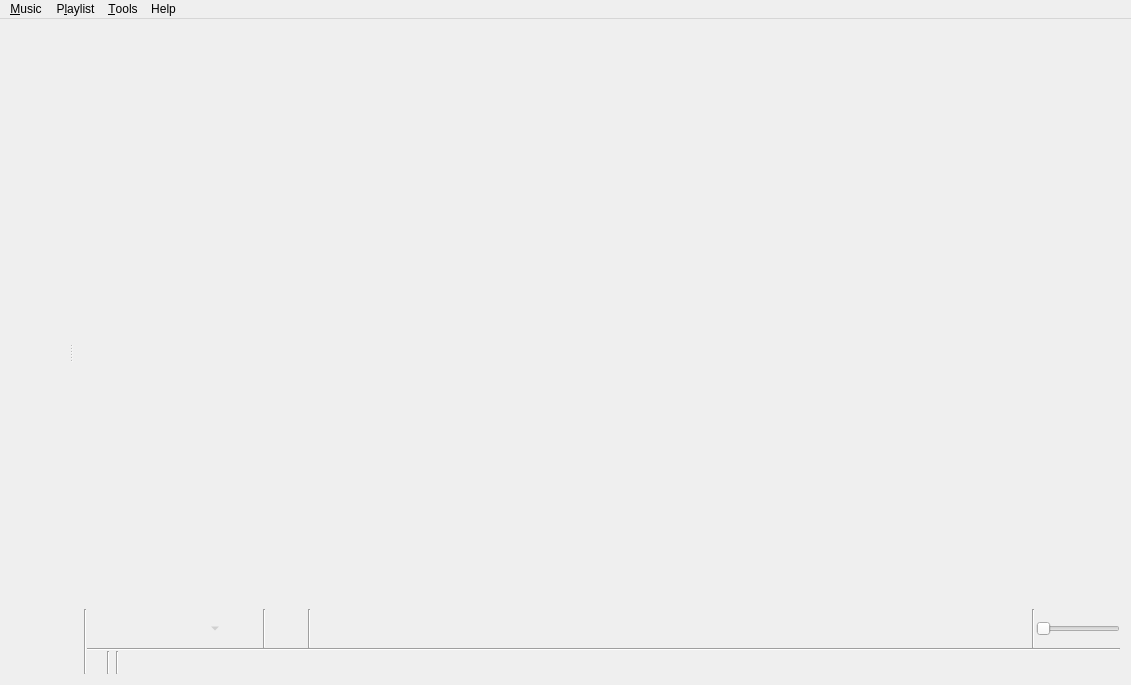
<?xml version="1.0" encoding="UTF-8"?>
<ui version="4.0">
 <class>MainWindow</class>
 <widget class="QMainWindow" name="MainWindow">
  <property name="geometry">
   <rect>
    <x>0</x>
    <y>0</y>
    <width>1131</width>
    <height>685</height>
   </rect>
  </property>
  <property name="windowTitle">
   <string>Strawberry Music Player</string>
  </property>
  <widget class="QWidget" name="centralWidget">
   <layout class="QVBoxLayout" name="layout_centralWidget">
    <property name="spacing">
     <number>0</number>
    </property>
    <property name="leftMargin">
     <number>0</number>
    </property>
    <property name="topMargin">
     <number>0</number>
    </property>
    <property name="rightMargin">
     <number>0</number>
    </property>
    <property name="bottomMargin">
     <number>0</number>
    </property>
    <item>
     <widget class="QSplitter" name="splitter">
      <property name="orientation">
       <enum>Qt::Horizontal</enum>
      </property>
      <widget class="QWidget" name="sidebar_layout">
       <layout class="QVBoxLayout" name="layout_left">
        <property name="spacing">
         <number>0</number>
        </property>
        <item>
         <widget class="FancyTabWidget" name="tabs" native="true"/>
        </item>
        <item>
         <widget class="PlayingWidget" name="widget_playing" native="true"/>
        </item>
       </layout>
      </widget>
      <widget class="QWidget" name="playlist_layout">
       <layout class="QVBoxLayout" name="layout_right">
        <property name="spacing">
         <number>0</number>
        </property>
        <item>
         <widget class="PlaylistContainer" name="playlist" native="true">
          <property name="sizePolicy">
           <sizepolicy hsizetype="Preferred" vsizetype="Expanding">
            <horstretch>0</horstretch>
            <verstretch>0</verstretch>
           </sizepolicy>
          </property>
          <addaction name="action_edit_track"/>
          <addaction name="action_edit_value"/>
         </widget>
        </item>
        <item>
         <layout class="QHBoxLayout" name="layout_bottom">
          <property name="spacing">
           <number>0</number>
          </property>
          <item>
           <widget class="Line" name="line_6">
            <property name="orientation">
             <enum>Qt::Vertical</enum>
            </property>
           </widget>
          </item>
          <item>
           <widget class="QWidget" name="player_controls_container" native="true">
            <layout class="QVBoxLayout" name="layout_player_controls_container">
             <property name="spacing">
              <number>0</number>
             </property>
             <property name="leftMargin">
              <number>0</number>
             </property>
             <property name="topMargin">
              <number>0</number>
             </property>
             <property name="rightMargin">
              <number>0</number>
             </property>
             <property name="bottomMargin">
              <number>0</number>
             </property>
             <item>
              <widget class="QFrame" name="player_controls">
               <property name="frameShape">
                <enum>QFrame::NoFrame</enum>
               </property>
               <layout class="QHBoxLayout" name="layout_player_controls">
                <property name="spacing">
                 <number>1</number>
                </property>
                <property name="leftMargin">
                 <number>0</number>
                </property>
                <property name="topMargin">
                 <number>0</number>
                </property>
                <property name="rightMargin">
                 <number>0</number>
                </property>
                <property name="bottomMargin">
                 <number>0</number>
                </property>
                <item>
                 <widget class="QToolButton" name="back_button">
                  <property name="accessibleName">
                   <string>MenuPopupToolButton</string>
                  </property>
                  <property name="iconSize">
                   <size>
                    <width>32</width>
                    <height>32</height>
                   </size>
                  </property>
                  <property name="autoRaise">
                   <bool>true</bool>
                  </property>
                 </widget>
                </item>
                <item>
                 <widget class="QToolButton" name="pause_play_button">
                  <property name="accessibleName">
                   <string>MenuPopupToolButton</string>
                  </property>
                  <property name="iconSize">
                   <size>
                    <width>32</width>
                    <height>32</height>
                   </size>
                  </property>
                  <property name="autoRaise">
                   <bool>true</bool>
                  </property>
                 </widget>
                </item>
                <item>
                 <widget class="QToolButton" name="stop_button">
                  <property name="enabled">
                   <bool>false</bool>
                  </property>
                  <property name="accessibleName">
                   <string>MenuPopupToolButton</string>
                  </property>
                  <property name="iconSize">
                   <size>
                    <width>32</width>
                    <height>32</height>
                   </size>
                  </property>
                  <property name="popupMode">
                   <enum>QToolButton::MenuButtonPopup</enum>
                  </property>
                  <property name="autoRaise">
                   <bool>true</bool>
                  </property>
                 </widget>
                </item>
                <item>
                 <widget class="QToolButton" name="forward_button">
                  <property name="accessibleName">
                   <string>MenuPopupToolButton</string>
                  </property>
                  <property name="iconSize">
                   <size>
                    <width>32</width>
                    <height>32</height>
                   </size>
                  </property>
                  <property name="autoRaise">
                   <bool>true</bool>
                  </property>
                 </widget>
                </item>
                <item>
                 <widget class="QWidget" name="widget_love" native="true">
                  <layout class="QHBoxLayout" name="layout_widget_love">
                   <property name="spacing">
                    <number>1</number>
                   </property>
                   <property name="leftMargin">
                    <number>0</number>
                   </property>
                   <property name="topMargin">
                    <number>0</number>
                   </property>
                   <property name="rightMargin">
                    <number>0</number>
                   </property>
                   <property name="bottomMargin">
                    <number>0</number>
                   </property>
                   <item>
                    <widget class="Line" name="line_love">
                     <property name="orientation">
                      <enum>Qt::Vertical</enum>
                     </property>
                    </widget>
                   </item>
                   <item>
                    <widget class="QToolButton" name="button_love">
                     <property name="accessibleName">
                      <string>MenuPopupToolButton</string>
                     </property>
                     <property name="iconSize">
                      <size>
                       <width>32</width>
                       <height>32</height>
                      </size>
                     </property>
                     <property name="autoRaise">
                      <bool>true</bool>
                     </property>
                    </widget>
                   </item>
                  </layout>
                 </widget>
                </item>
                <item>
                 <widget class="Line" name="line_buttons">
                  <property name="orientation">
                   <enum>Qt::Vertical</enum>
                  </property>
                 </widget>
                </item>
                <item>
                 <widget class="AnalyzerContainer" name="analyzer" native="true">
                  <property name="sizePolicy">
                   <sizepolicy hsizetype="Expanding" vsizetype="Preferred">
                    <horstretch>100</horstretch>
                    <verstretch>0</verstretch>
                   </sizepolicy>
                  </property>
                  <property name="minimumSize">
                   <size>
                    <width>0</width>
                    <height>36</height>
                   </size>
                  </property>
                 </widget>
                </item>
                <item>
                 <spacer name="horizontalSpacer">
                  <property name="orientation">
                   <enum>Qt::Horizontal</enum>
                  </property>
                  <property name="sizeType">
                   <enum>QSizePolicy::Expanding</enum>
                  </property>
                  <property name="sizeHint" stdset="0">
                   <size>
                    <width>0</width>
                    <height>0</height>
                   </size>
                  </property>
                 </spacer>
                </item>
                <item>
                 <widget class="Line" name="line_volume">
                  <property name="orientation">
                   <enum>Qt::Vertical</enum>
                  </property>
                 </widget>
                </item>
                <item>
                 <widget class="VolumeSlider" name="volume">
                  <property name="sizePolicy">
                   <sizepolicy hsizetype="Minimum" vsizetype="Fixed">
                    <horstretch>0</horstretch>
                    <verstretch>0</verstretch>
                   </sizepolicy>
                  </property>
                  <property name="maximum">
                   <number>100</number>
                  </property>
                  <property name="orientation">
                   <enum>Qt::Horizontal</enum>
                  </property>
                 </widget>
                </item>
               </layout>
              </widget>
             </item>
             <item>
              <widget class="QWidget" name="status_bar" native="true">
               <property name="sizePolicy">
                <sizepolicy hsizetype="Preferred" vsizetype="Fixed">
                 <horstretch>0</horstretch>
                 <verstretch>0</verstretch>
                </sizepolicy>
               </property>
               <layout class="QVBoxLayout" name="layout_status_bar">
                <property name="spacing">
                 <number>0</number>
                </property>
                <property name="leftMargin">
                 <number>0</number>
                </property>
                <property name="topMargin">
                 <number>0</number>
                </property>
                <property name="rightMargin">
                 <number>0</number>
                </property>
                <property name="bottomMargin">
                 <number>0</number>
                </property>
                <item>
                 <widget class="Line" name="status_bar_line">
                  <property name="orientation">
                   <enum>Qt::Horizontal</enum>
                  </property>
                 </widget>
                </item>
                <item>
                 <widget class="QWidget" name="status_bar_internal" native="true">
                  <property name="sizePolicy">
                   <sizepolicy hsizetype="Preferred" vsizetype="Fixed">
                    <horstretch>0</horstretch>
                    <verstretch>0</verstretch>
                   </sizepolicy>
                  </property>
                  <layout class="QHBoxLayout" name="layout_status_bar_internal">
                   <property name="spacing">
                    <number>3</number>
                   </property>
                   <property name="leftMargin">
                    <number>0</number>
                   </property>
                   <property name="topMargin">
                    <number>0</number>
                   </property>
                   <property name="rightMargin">
                    <number>0</number>
                   </property>
                   <property name="bottomMargin">
                    <number>0</number>
                   </property>
                   <item>
                    <widget class="QStackedWidget" name="status_bar_stack">
                     <property name="currentIndex">
                      <number>1</number>
                     </property>
                     <widget class="MultiLoadingIndicator" name="multi_loading_indicator"/>
                     <widget class="QWidget" name="playlist_summary_page">
                      <layout class="QVBoxLayout" name="layout_playlist_summary">
                       <property name="spacing">
                        <number>0</number>
                       </property>
                       <property name="leftMargin">
                        <number>0</number>
                       </property>
                       <property name="topMargin">
                        <number>0</number>
                       </property>
                       <property name="rightMargin">
                        <number>0</number>
                       </property>
                       <property name="bottomMargin">
                        <number>0</number>
                       </property>
                       <item>
                        <widget class="QLabel" name="playlist_summary">
                         <property name="alignment">
                          <set>Qt::AlignRight|Qt::AlignTrailing|Qt::AlignVCenter</set>
                         </property>
                        </widget>
                       </item>
                      </layout>
                     </widget>
                    </widget>
                   </item>
                   <item>
                    <widget class="QLabel" name="label_signal_path">
                     <property name="sizePolicy">
                      <sizepolicy hsizetype="Preferred" vsizetype="Fixed">
                       <horstretch>0</horstretch>
                       <verstretch>0</verstretch>
                      </sizepolicy>
                     </property>
                     <property name="focusPolicy">
                      <enum>Qt::TabFocus</enum>
                     </property>
                     <property name="accessibleName">
                      <string>Audio signal path</string>
                     </property>
                     <property name="text">
                      <string/>
                     </property>
                     <property name="textInteractionFlags">
                      <set>Qt::TextSelectableByMouse</set>
                     </property>
                    </widget>
                   </item>
                   <item>
                    <widget class="Line" name="line_5">
                     <property name="orientation">
                      <enum>Qt::Vertical</enum>
                     </property>
                    </widget>
                   </item>
                   <item>
                    <widget class="PlaylistSequence" name="playlist_sequence" native="true"/>
                   </item>
                   <item>
                    <widget class="Line" name="line_2">
                     <property name="orientation">
                      <enum>Qt::Vertical</enum>
                     </property>
                    </widget>
                   </item>
                   <item>
                    <widget class="QToolButton" name="button_scrobble">
                     <property name="enabled">
                      <bool>true</bool>
                     </property>
                     <property name="sizePolicy">
                      <sizepolicy hsizetype="Fixed" vsizetype="Fixed">
                       <horstretch>0</horstretch>
                       <verstretch>0</verstretch>
                      </sizepolicy>
                     </property>
                     <property name="text">
                      <string/>
                     </property>
                     <property name="iconSize">
                      <size>
                       <width>16</width>
                       <height>16</height>
                      </size>
                     </property>
                     <property name="autoRaise">
                      <bool>true</bool>
                     </property>
                    </widget>
                   </item>
                   <item>
                    <widget class="TrackSlider" name="track_slider" native="true">
                     <property name="sizePolicy">
                      <sizepolicy hsizetype="Preferred" vsizetype="Preferred">
                       <horstretch>10</horstretch>
                       <verstretch>0</verstretch>
                      </sizepolicy>
                     </property>
                    </widget>
                   </item>
                  </layout>
                 </widget>
                </item>
               </layout>
              </widget>
             </item>
            </layout>
           </widget>
          </item>
         </layout>
        </item>
       </layout>
      </widget>
     </widget>
    </item>
   </layout>
  </widget>
  <widget class="QMenuBar" name="menuBar">
   <property name="geometry">
    <rect>
     <x>0</x>
     <y>0</y>
     <width>1131</width>
     <height>23</height>
    </rect>
   </property>
   <widget class="QMenu" name="menu_music">
    <property name="title">
     <string>&amp;Music</string>
    </property>
    <addaction name="action_open_file"/>
    <addaction name="action_open_cd"/>
    <addaction name="separator"/>
    <addaction name="action_previous_track"/>
    <addaction name="action_play_pause"/>
    <addaction name="action_stop"/>
    <addaction name="action_next_track"/>
    <addaction name="separator"/>
    <addaction name="action_mute"/>
    <addaction name="separator"/>
    <addaction name="action_love"/>
    <addaction name="separator"/>
    <addaction name="action_quit"/>
   </widget>
   <widget class="QMenu" name="menu_playlist">
    <property name="title">
     <string>P&amp;laylist</string>
    </property>
    <addaction name="action_add_file"/>
    <addaction name="action_add_folder"/>
    <addaction name="action_add_stream"/>
    <addaction name="separator"/>
    <addaction name="action_shuffle_mode"/>
    <addaction name="action_repeat_mode"/>
    <addaction name="separator"/>
    <addaction name="action_new_playlist"/>
    <addaction name="action_save_playlist"/>
    <addaction name="action_load_playlist"/>
    <addaction name="action_save_all_playlists"/>
    <addaction name="separator"/>
    <addaction name="action_jump"/>
    <addaction name="action_clear_playlist"/>
    <addaction name="action_shuffle"/>
    <addaction name="action_remove_duplicates"/>
    <addaction name="action_remove_unavailable"/>
   </widget>
   <widget class="QMenu" name="menu_help">
    <property name="title">
     <string>Help</string>
    </property>
    <addaction name="action_about_strawberry"/>
    <addaction name="action_about_qt"/>
    <addaction name="separator"/>
   </widget>
   <widget class="QMenu" name="menu_tools">
    <property name="title">
     <string>&amp;Tools</string>
    </property>
    <addaction name="action_cover_manager"/>
    <addaction name="action_equalizer"/>
    <addaction name="action_transcoder"/>
    <addaction name="separator"/>
    <addaction name="action_update_collection"/>
    <addaction name="action_full_collection_scan"/>
    <addaction name="action_stop_collection_scan"/>
    <addaction name="separator"/>
    <addaction name="action_settings"/>
    <addaction name="action_console"/>
    <addaction name="separator"/>
    <addaction name="action_toggle_show_sidebar"/>
   </widget>
   <addaction name="menu_music"/>
   <addaction name="menu_playlist"/>
   <addaction name="menu_tools"/>
   <addaction name="menu_help"/>
  </widget>
  <action name="action_previous_track">
   <property name="text">
    <string>Previous track</string>
   </property>
   <property name="shortcut">
    <string>F5</string>
   </property>
  </action>
  <action name="action_play_pause">
   <property name="text">
    <string>&amp;Play</string>
   </property>
   <property name="shortcut">
    <string>F6</string>
   </property>
  </action>
  <action name="action_stop">
   <property name="enabled">
    <bool>false</bool>
   </property>
   <property name="text">
    <string>&amp;Stop</string>
   </property>
   <property name="shortcut">
    <string>F7</string>
   </property>
  </action>
  <action name="action_next_track">
   <property name="text">
    <string>&amp;Next track</string>
   </property>
   <property name="shortcut">
    <string>F8</string>
   </property>
  </action>
  <action name="action_quit">
   <property name="text">
    <string>&amp;Quit</string>
   </property>
   <property name="shortcut">
    <string>Ctrl+Q</string>
   </property>
   <property name="menuRole">
    <enum>QAction::QuitRole</enum>
   </property>
  </action>
  <action name="action_stop_after_this_track">
   <property name="text">
    <string>Stop after this track</string>
   </property>
   <property name="shortcut">
    <string>Ctrl+Alt+V</string>
   </property>
  </action>
  <action name="action_love">
   <property name="enabled">
    <bool>false</bool>
   </property>
   <property name="text">
    <string>Love</string>
   </property>
   <property name="shortcut">
    <string notr="true">Ctrl+L</string>
   </property>
  </action>
  <action name="action_clear_playlist">
   <property name="text">
    <string>&amp;Clear playlist</string>
   </property>
   <property name="toolTip">
    <string>Clear playlist</string>
   </property>
   <property name="shortcut">
    <string>Ctrl+K</string>
   </property>
  </action>
  <action name="action_edit_track">
   <property name="text">
    <string>Edit track information...</string>
   </property>
   <property name="shortcut">
    <string>Ctrl+E</string>
   </property>
  </action>
  <action name="action_renumber_tracks">
   <property name="text">
    <string>Renumber tracks in this order...</string>
   </property>
  </action>
  <action name="action_selection_set_value">
   <property name="text">
    <string>Set value for all selected tracks...</string>
   </property>
  </action>
  <action name="action_edit_value">
   <property name="text">
    <string>Edit tag...</string>
   </property>
  </action>
  <action name="action_settings">
   <property name="text">
    <string>&amp;Settings...</string>
   </property>
   <property name="shortcut">
    <string>Ctrl+P</string>
   </property>
   <property name="menuRole">
    <enum>QAction::PreferencesRole</enum>
   </property>
  </action>
  <action name="action_about_strawberry">
   <property name="icon">
    <iconset resource="../../data/icons.qrc">
     <normaloff>:/icons/64x64/strawberry.png</normaloff>:/icons/64x64/strawberry.png</iconset>
   </property>
   <property name="text">
    <string>&amp;About Strawberry</string>
   </property>
   <property name="shortcut">
    <string>F1</string>
   </property>
   <property name="menuRole">
    <enum>QAction::AboutRole</enum>
   </property>
  </action>
  <action name="action_shuffle">
   <property name="text">
    <string>S&amp;huffle playlist</string>
   </property>
   <property name="shortcut">
    <string>Ctrl+Shift+H</string>
   </property>
  </action>
  <action name="action_add_file">
   <property name="text">
    <string>&amp;Add file...</string>
   </property>
   <property name="shortcut">
    <string>Ctrl+Shift+A</string>
   </property>
  </action>
  <action name="action_open_file">
   <property name="text">
    <string>&amp;Open file...</string>
   </property>
  </action>
  <action name="action_open_cd">
   <property name="text">
    <string>Open audio &amp;CD...</string>
   </property>
  </action>
  <action name="action_cover_manager">
   <property name="text">
    <string>&amp;Cover Manager</string>
   </property>
  </action>
  <action name="action_console">
   <property name="text">
    <string>C&amp;onsole</string>
   </property>
  </action>
  <action name="action_shuffle_mode">
   <property name="text">
    <string>&amp;Shuffle mode</string>
   </property>
  </action>
  <action name="action_repeat_mode">
   <property name="text">
    <string>&amp;Repeat mode</string>
   </property>
  </action>
  <action name="action_remove_from_playlist">
   <property name="text">
    <string>Remove from playlist</string>
   </property>
  </action>
  <action name="action_equalizer">
   <property name="text">
    <string>&amp;Equalizer</string>
   </property>
  </action>
  <action name="action_transcoder">
   <property name="text">
    <string>&amp;Transcode Music</string>
   </property>
  </action>
  <action name="action_add_folder">
   <property name="text">
    <string>Add &amp;folder...</string>
   </property>
  </action>
  <action name="action_jump">
   <property name="text">
    <string>&amp;Jump to the currently playing track</string>
   </property>
   <property name="shortcut">
    <string>Ctrl+J</string>
   </property>
  </action>
  <action name="action_new_playlist">
   <property name="text">
    <string>&amp;New playlist</string>
   </property>
   <property name="shortcut">
    <string>Ctrl+N</string>
   </property>
  </action>
  <action name="action_save_playlist">
   <property name="text">
    <string>Save &amp;playlist...</string>
   </property>
   <property name="shortcut">
    <string>Ctrl+S</string>
   </property>
  </action>
  <action name="action_load_playlist">
   <property name="text">
    <string>&amp;Load playlist...</string>
   </property>
   <property name="shortcut">
    <string>Ctrl+Shift+O</string>
   </property>
  </action>
  <action name="action_save_all_playlists">
   <property name="text">
    <string>&amp;Save all playlists...</string>
   </property>
  </action>
  <action name="action_next_playlist">
   <property name="text">
    <string>Go to next playlist tab</string>
   </property>
  </action>
  <action name="action_previous_playlist">
   <property name="text">
    <string>Go to previous playlist tab</string>
   </property>
  </action>
  <action name="action_last_playlist">
   <property name="text">
    <string>Go to last playlist tab</string>
   </property>
  </action>
  <action name="action_active_playlist">
   <property name="text">
    <string>Go to active playlist tab</string>
   </property>
  </action>
  <action name="action_close_playlist">
   <property name="text">
    <string>Close current playlist tab</string>
   </property>
  </action>
  <action name="action_update_collection">
   <property name="text">
    <string>&amp;Update changed collection folders</string>
   </property>
  </action>
  <action name="action_about_qt">
   <property name="text">
    <string>About &amp;Qt</string>
   </property>
   <property name="menuRole">
    <enum>QAction::AboutQtRole</enum>
   </property>
  </action>
  <action name="action_mute">
   <property name="checkable">
    <bool>true</bool>
   </property>
   <property name="text">
    <string>&amp;Mute</string>
   </property>
   <property name="shortcut">
    <string>Ctrl+M</string>
   </property>
  </action>
  <action name="action_full_collection_scan">
   <property name="text">
    <string>&amp;Do a full collection rescan</string>
   </property>
  </action>
  <action name="action_stop_collection_scan">
   <property name="text">
    <string>Stop collection scan</string>
   </property>
   <property name="toolTip">
    <string>Stop collection scan</string>
   </property>
  </action>
  <action name="action_auto_complete_tags">
   <property name="text">
    <string>Complete tags automatically...</string>
   </property>
   <property name="shortcut">
    <string>Ctrl+T</string>
   </property>
  </action>
  <action name="action_toggle_scrobbling">
   <property name="text">
    <string>Toggle scrobbling</string>
   </property>
  </action>
  <action name="action_remove_duplicates">
   <property name="text">
    <string>Remove &amp;duplicates from playlist</string>
   </property>
  </action>
  <action name="action_remove_unavailable">
   <property name="text">
    <string>Remove &amp;unavailable tracks from playlist</string>
   </property>
  </action>
  <action name="action_add_files_to_transcoder">
   <property name="checkable">
    <bool>false</bool>
   </property>
   <property name="text">
    <string>Add file(s) to transcoder</string>
   </property>
   <property name="toolTip">
    <string>Add file to transcoder</string>
   </property>
   <property name="shortcut">
    <string notr="true">Ctrl+Shift+T</string>
   </property>
  </action>
  <action name="action_add_stream">
   <property name="text">
    <string>Add stream...</string>
   </property>
  </action>
  <action name="action_toggle_show_sidebar">
   <property name="checkable">
    <bool>true</bool>
   </property>
   <property name="text">
    <string>Show sidebar</string>
   </property>
   <property name="shortcut">
    <string>Ctrl+B</string>
   </property>
  </action>
 </widget>
 <layoutdefault spacing="6" margin="11"/>
 <customwidgets>
  <customwidget>
   <class>VolumeSlider</class>
   <extends>QSlider</extends>
   <header>widgets/volumeslider.h</header>
  </customwidget>
  <customwidget>
   <class>AnalyzerContainer</class>
   <extends>QWidget</extends>
   <header>analyzer/analyzercontainer.h</header>
   <container>1</container>
  </customwidget>
  <customwidget>
   <class>PlaylistContainer</class>
   <extends>QWidget</extends>
   <header>playlist/playlistcontainer.h</header>
   <container>1</container>
  </customwidget>
  <customwidget>
   <class>TrackSlider</class>
   <extends>QWidget</extends>
   <header>widgets/trackslider.h</header>
   <container>1</container>
  </customwidget>
  <customwidget>
   <class>PlaylistSequence</class>
   <extends>QWidget</extends>
   <header>playlist/playlistsequence.h</header>
   <container>1</container>
  </customwidget>
  <customwidget>
   <class>MultiLoadingIndicator</class>
   <extends>QWidget</extends>
   <header>widgets/multiloadingindicator.h</header>
   <container>1</container>
  </customwidget>
  <customwidget>
   <class>PlayingWidget</class>
   <extends>QWidget</extends>
   <header>widgets/playingwidget.h</header>
   <container>1</container>
  </customwidget>
  <customwidget>
   <class>FancyTabWidget</class>
   <extends>QWidget</extends>
   <header>widgets/fancytabwidget.h</header>
  </customwidget>
 </customwidgets>
 <resources>
  <include location="../../data/icons.qrc"/>
 </resources>
 <connections/>
</ui>
